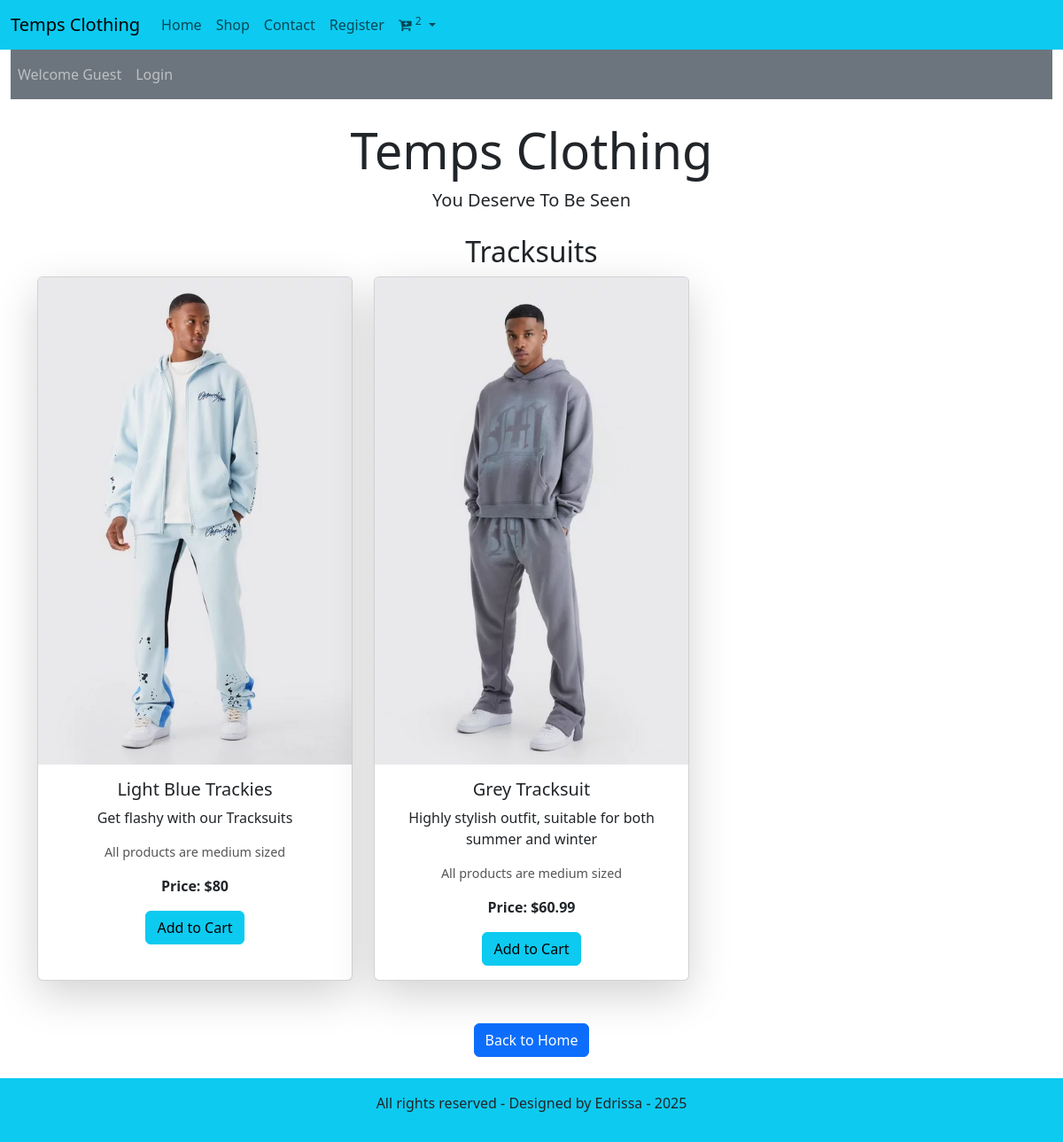
Page /product_details.php?category=tracksuit on the committed database.
### tables this page shows
CREATE TABLE `categories` (
  `category_title` int(11) NOT NULL,
  `product_title` varchar(100) NOT NULL,
  `product_description` varchar(255) NOT NULL,
  `product_keyword` varchar(255) NOT NULL,
  `product_id` int(11) NOT NULL,
  `product_image` varchar(255) NOT NULL,
  `product_price` varchar(100) NOT NULL,
  `date` timestamp NOT NULL DEFAULT current_timestamp() ON UPDATE current_timestamp(),
  `status` varchar(100) NOT NULL
);

### product_details.php (the view, shortened to what this page needs)
<?php
include('./functions/common_function.php');
?>
<!DOCTYPE html>
<html lang="en">
<head>
  <link href="https://cdn.jsdelivr.net/npm/bootstrap@5.3.3/dist/css/bootstrap.min.css" rel="stylesheet">
  <link rel="stylesheet" href="Style.css">
  <link href="https://cdnjs.cloudflare.com/ajax/libs/font-awesome/4.7.0/css/font-awesome.css" rel="stylesheet">
</head>
<body>
  <?php include('header.php'); ?>
  <?php
  if(isset($_GET['category'])) {
      $cat = strtolower($_GET['category']);
      if($cat == 'shirt'){
          $ids = "7,4,8,6,2";
          $heading = "Shirts";
      } elseif($cat == 'tracksuit'){
          $ids = "1,3";
          $heading = "Tracksuits";
      } elseif($cat == 'jacket'){
          $ids = "10,5,9";
          $heading = "Jackets";
      } else {
          echo "<div class='container text-center mt-4'><p>Invalid category.</p></div>";
          exit;
      }
      $query = "SELECT * FROM categories WHERE product_id IN ($ids) ORDER BY FIELD(product_id, $ids)";
      $result = mysqli_query($con, $query);
      ?>
      <div class="container mt-4">
        <h2 class="text-center"><?php echo $heading; ?></h2>
        <div class="row">
        <?php
        if(mysqli_num_rows($result) > 0){
            while($row = mysqli_fetch_assoc($result)){
                $product_id          = $row['product_id'];
                $product_title       = $row['product_title'];
                $product_description = $row['product_description'];
                $product_price       = $row['product_price'];
                $product_image       = $row['product_image'];
                $image_path = 'Images/' . $product_image;
                echo "<div class='col-md-4 mb-4'>
                        <div class='card h-100 shadow-lg'>
                          <img src='$image_path' class='card-img-top img-fluid' alt='$product_title' style='height:550px; width:100%; object-fit:cover;'>
                          <div class='card-body text-center'>
                            <h5 class='card-title'>$product_title</h5>
                            <p class='card-text'>$product_description</p>
                            <p style='font-size: 0.9em; color: #555;'>All products are medium sized</p>
                            <p class='card-text'><strong>Price: \$$product_price</strong></p>
                            <a href='add_to_cart.php?product_id={$product_id}' class='btn btn-info'>Add to Cart</a>
                          </div>
                        </div>
                      </div>";
            }
        } else {
            echo "<p class='text-center'>No $heading available.</p>";
        }
        ?>
        </div>
      </div>
      <div class="container text-center mt-4 mb-4">
        <a href="index.php" class="btn btn-primary">Back to Home</a>
      </div>
  <?php
  } else {
      echo "<div class='container text-center mt-4'><p>Invalid request.</p></div>";
  }
  ?>
  <?php include('./includes/footer.php'); ?>
</body>
</html>

### Style.css (style rules this page uses)
* { margin:0; padding:0; box-sizing:border-box; }
.card-img-top { width: 100%; height:550px; }

### rows in the picture
categories: product_image (picture), product_title "Light Blue Trackies", product_description "Get flashy with our Tracksuits", product_price "80"
categories: product_image (picture), product_title "Grey Tracksuit", product_description "Highly stylish outfit, suitable for both summer and winter", product_price "60.99"

### other values in the picture
getCartItemCount() "2"
$heading "Tracksuits"
